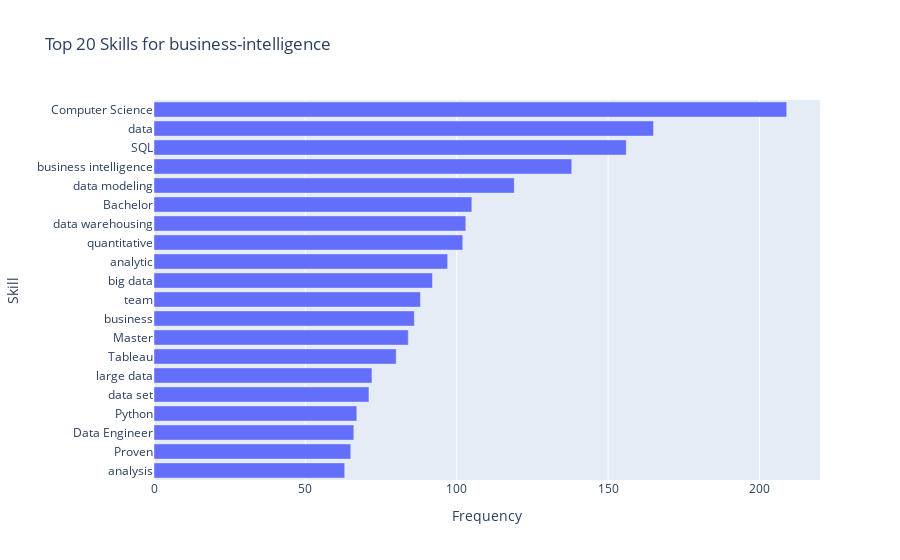

Notebook code cell kept with this figure:
### Code cell
fig = px.bar(freq_table, x='Frequency', y='Skill', title='Top 20 Skills for ' + JobDict[selected_job])
fig.update_layout(yaxis= dict(dtick = 1))
fig

### Figure 1 — Plotly figure (JSON) as saved in the notebook; plotly's stock layout.template omitted (floating-point values rounded to 4 significant figures)
{"data": [{"alignmentgroup": "True", "hovertemplate": "Frequency=%{x}<br>Skill=%{y}<extra></extra>", "legendgroup": "", "marker": {"color": "#636efa"}, "name": "", "offsetgroup": "", "orientation": "h", "showlegend": false, "textposition": "auto", "type": "bar", "x": [63, 65, 66, 67, 71, 72, 80, 84, 86, 88, 92, 97, 102, 103, 105, 119, 138, 156, 165, 209], "xaxis": "x", "y": ["analysis", "Proven", "Data Engineer", "Python", "data set", "large data", "Tableau", "Master", "business", "team", "big data", "analytic", "quantitative", "data warehousing", "Bachelor", "data modeling", "business intelligence", "SQL", "data", "Computer Science"], "yaxis": "y"}], "layout": {"barmode": "relative", "legend": {"tracegroupgap": 0}, "title": {"text": "Top 20 Skills for business-intelligence"}, "xaxis": {"anchor": "y", "domain": [0, 1], "title": {"text": "Frequency"}}, "yaxis": {"anchor": "x", "domain": [0, 1], "dtick": 1, "title": {"text": "Skill"}}}}
